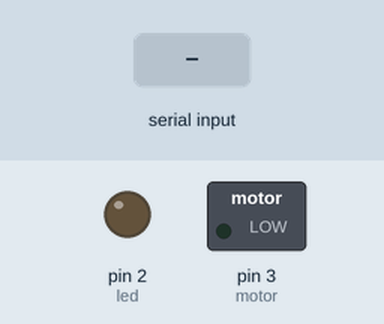
A sketch run on a simulated Arduino Uno, built with avr-gcc and run on an emulated ATmega328P. On the bench: switched loads named in the sketch (green lamp = pin HIGH), output pins drawn as LEDs (lit = HIGH). Inputs (shaded band) come from the test bench.

Above: at 1.2 s.
1.3 s: "l" received over Serial
At 2.4 s:
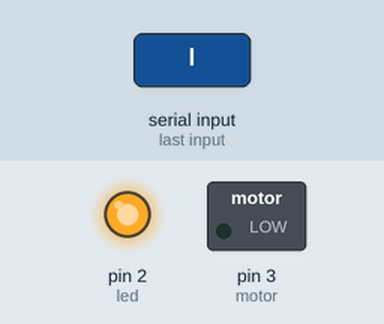
2.8 s: "m" received over Serial
At 3.5 s:
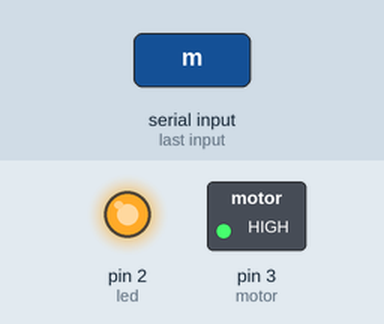
4.3 s: "l" received over Serial
At 4.6 s:
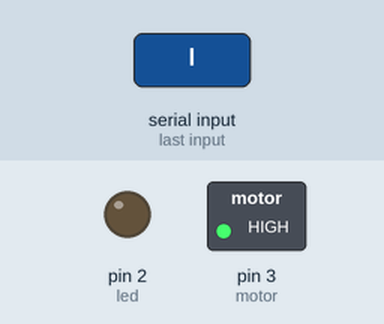
Timing chart, 0 to 7.3 s (numbered marks = the images above; inputs shaded):
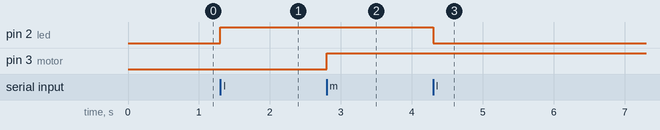

Measured:
- after the input at 1.3 s, pin 2 (led): LOW → HIGH at once
- after the input at 2.8 s, pin 3 (motor): LOW → HIGH at once
- after the input at 4.3 s, pin 2 (led): HIGH → LOW at once

The sketch:

arduino_monitoring.ino
```cpp
const int led = 2;
const int motor = 3;
const int lm35 = A0;

void setup() {
  // put your setup code here, to run once:
pinMode (led,OUTPUT);
pinMode (motor,OUTPUT);


pinMode(lm35,INPUT);
Serial.begin(9600);

}

void loop() {
  // put your main code here, to run repeatedly:
  if (Serial.available() > 0)
   {
    char opcion = Serial.read();
    switch(opcion){
      case 't':
      Serial.println(getLMTemperatura());
      break;
      case 'l':
      encenderLed();
      break;
      case 'm':
      encenderMotor();
      break;
    }
   }


}

float getLMTemperatura(){
  float grados = 0.0;
  float valor = 0.0;
  valor = analogRead(lm35);
  grados = valor*500/1024;
  return grados;
}

void encenderLed(){
  bool encendido = digitalRead(led);
  if(encendido){
    digitalWrite(led,LOW);
  }else{
    digitalWrite(led,HIGH);
  }
}

void encenderMotor(){

  bool encendido = digitalRead(motor);
  if(encendido){
    digitalWrite(motor,LOW);
  }else{
    digitalWrite(motor,HIGH);
  }

}
```
